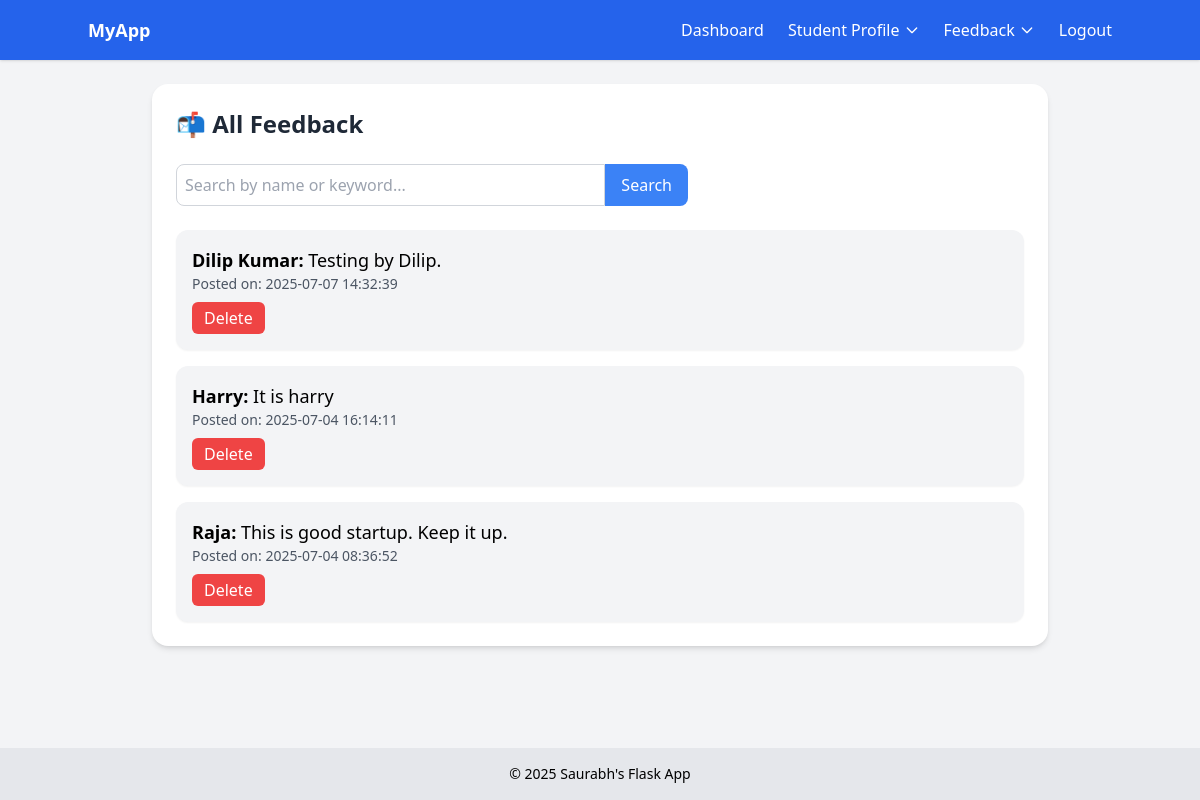
Screenshot of /feedback_list with the database file from the repository.
### tables this page shows
CREATE TABLE feedback (
               id INTEGER PRIMARY KEY AUTOINCREMENT,
               name TEXT NOT NULL,
               message TEXT NOT NULL               
               , created_at TEXT);

### app.py (the view)
@app.route('/feedback_list')
def feedback_list():
    query = request.args.get('q', '').strip()
    conn = sqlite3.connect('submissions.db')
    cursor = conn.cursor()
    if query:
        cursor.execute("""
            SELECT name, message, created_at, id
            FROM feedback
            WHERE name LIKE ? OR message LIKE ?
            ORDER BY id DESC
        """, (f'%{query}%', f'%{query}%'))
    else:
        cursor.execute("""
            SELECT name, message, created_at, id
            FROM feedback
            ORDER BY id DESC
        """)
    feedbacks = cursor.fetchall()
    conn.close()
    return render_template('feedback_list.html', feedbacks=feedbacks, query=query)

### templates/feedback_list.html (shortened to what this page needs)
{% extends 'base_login.html' %}
{% block content %}
<div class="max-w-4xl mx-auto bg-white p-6 rounded-2xl shadow-md">
    <h1 class="text-2xl font-bold text-gray-800 mb-6">📬 All Feedback</h1>
    <form method="get" action="/feedback_list" class="mb-6 max-w-lg">
        <div class="flex">
            <input type="text" name="q" placeholder="Search by name or keyword..." value="{{ query | default('') }}"
                   class="w-full p-2 border border-gray-300 rounded-l-lg focus:outline-none focus:ring-2 focus:ring-blue-400" />
            <button type="submit"
                    class="bg-blue-500 text-white px-4 rounded-r-lg hover:bg-blue-600 transition">
                Search
            </button>
        </div>
    </form>
    {% if feedbacks %}
        <ul class="space-y-4">
            {% for f in feedbacks %}
                <li class="bg-gray-100 p-4 rounded-xl shadow-sm">
                    <p class="text-lg"><strong>{{ f[0] }}:</strong> {{ f[1] }}</p>
                    <p class="text-sm text-gray-600">Posted on: {{ f[2] }}</p>
                    <form action="/delete-feedback/{{ f[3] }}" method="post"
                          onsubmit="return confirm('Are you sure you want to delete this feedback?');"
                          class="mt-2">
                        <button type="submit"
                                class="bg-red-500 text-white px-3 py-1 rounded-md hover:bg-red-600 transition">
                            Delete
                        </button>
                    </form>
                </li>
            {% endfor %}
        </ul>
    {% else %}
        <p class="text-gray-500 italic">No feedback yet.</p>
    {% endif %}
</div>
{% endblock %}

### rows the page displays
feedback: name "Dilip Kumar", message "Testing by Dilip.", created_at "2025-07-07 14:32:39"
feedback: name "Harry", message "It is harry", created_at "2025-07-04 16:14:11"
feedback: name "Raja", message "This is good startup. Keep it up.", created_at "2025-07-04 08:36:52"
